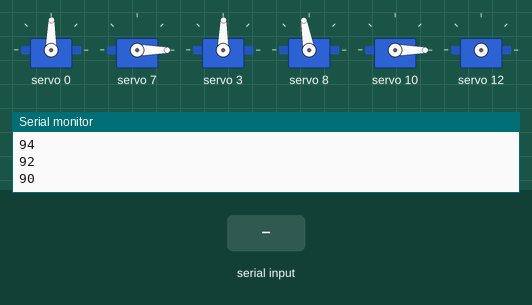
This sketch was run on a simulated Arduino Uno, built with avr-gcc and run on an emulated ATmega328P. Shown: 6 × servo, the last lines printed to the serial monitor. Inputs (shaded band) come from the test bench.

Above: at 11.9 s.
12.0 s: "p" received over Serial
At 14.7 s:
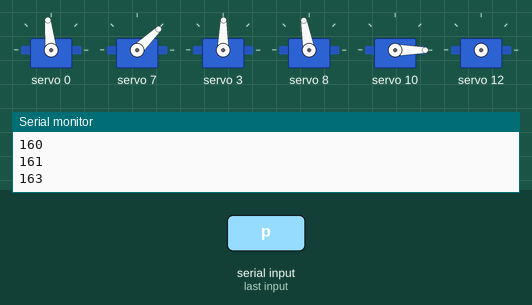
At 17.4 s:
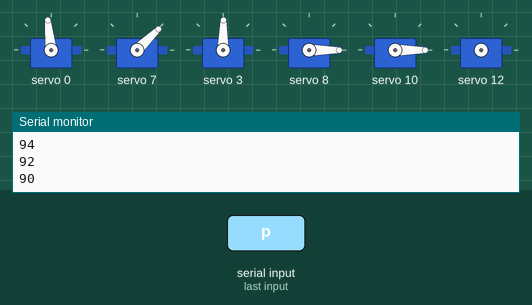
Timing chart, 0 to 31.6 s (numbered marks = the images above; inputs shaded):
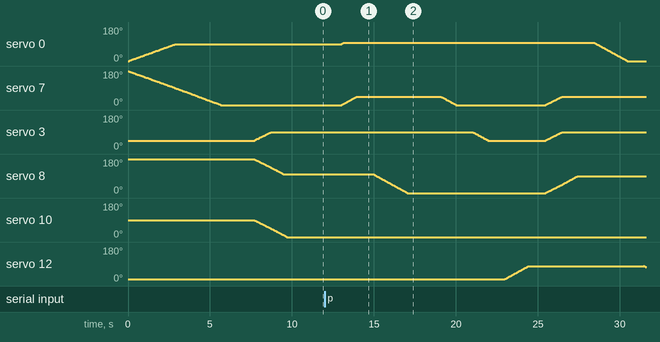

Measured:
- after the input at 12.0 s, servo 0: rises from 89° to 96° in 0.13 s, then falls to 0° in 17.3 s; servo 12: rises from 10° to 80° in 8.5 s, then falls to 74° in 0.11 s

The sketch:

msp432.ino
```cpp
//@Project: Pick and Place
//@Auther: Akash Dhamasia
//@DateCreated: 30-06-2018

#include <Wire.h>
#include <Adafruit_PWMServoDriver.h>

Adafruit_PWMServoDriver pwm = Adafruit_PWMServoDriver();

//#define MIN_PULSE_WIDTH 650
//#define MAX_PULSE_WIDTH 2350
//#define DEFAULT_PULSE_WIDTH 1500

#define MIN_PULSE_WIDTH       544     // the shortest pulse sent to a servo
#define MAX_PULSE_WIDTH      2400     // the longest pulse sent to a servo
#define DEFAULT_PULSE_WIDTH  1500
#define FREQUENCY 40

uint8_t base = 0;
uint8_t shoulder = 3;
uint8_t elbow = 7;
uint8_t wrist_rot = 8;
uint8_t wrist_ver = 10;
uint8_t gripper = 12;

int step_base = 0;
int step_shoulder = 45;
int step_elbow = 180;
int step_wrist_rot = 180;
int step_wrist_ver = 90;
int step_gripper = 10;

int base_angle = 0;
int shoulder_angle = 90; //initialise angle = 90; go front on decreasing angle
int elbow_angle = 0; // go up with increasing angles
int wrist_rot_angle = 0; // 0 is facing downward
int wrist_ver_angle = 0;
int gripper_angle = 180;  //0 is open

void setup() {

  Serial.begin(9600);
  pwm.begin();
  pwm.setPWMFreq(FREQUENCY);

  //Initialization functions and set up the initial position for Braccio
  //All the servo motors will be positioned in the "safety" position:
  //Base (M1):90 degrees
  //Shoulder (M2): 45 degrees
  //Elbow (M3): 180 degrees
  //Wrist vertical (M4): 180 degrees
  //Wrist rotation (M5): 90 degrees
  //gripper (M6): 10 degrees

  ServoMovement(30, 90, 45, 0, 180, 90,  10);
  delay(2000);

  initialise();
  //ServoMovement(20, 90, 45, 45, 0, 90,  10);
  //delay(1000);
}

int pulseWidth(int angle)

{
  int pulse_wide, analog_value;
  pulse_wide = map(angle, 0, 180, MIN_PULSE_WIDTH, MAX_PULSE_WIDTH);
  analog_value = int(float(pulse_wide) / 1000000 * FREQUENCY * 4096);
  Serial.println(analog_value);  return analog_value;
}

int ServoMovement(int stepDelay, int vBase, int vShoulder, int vElbow,int vWrist_ver, int vWrist_rot, int vgripper) {

  // Check values, to avoid dangerous positions for the Braccio
      if (stepDelay > 30) stepDelay = 30;
  if (stepDelay < 10) stepDelay = 10;
  if (vBase < 0) vBase=0;
  if (vBase > 180) vBase=180;
  if (vShoulder < 15) vShoulder=15;
  if (vShoulder > 165) vShoulder=165;
  if (vElbow < 0) vElbow=0;
  if (vElbow > 180) vElbow=180;
  if (vWrist_ver < 0) vWrist_ver=0;
  if (vWrist_ver > 180) vWrist_ver=180;
  if (vWrist_rot > 180) vWrist_rot=180;
  if (vWrist_rot < 0) vWrist_rot=0;
      if (vgripper < 10) vgripper = 10;
  if (vgripper > 73) vgripper = vgripper;

  int exit = 1;

  //Until the all motors are in the desired position
  while (exit)
  {
    //For each servo motor if next degree is not the same of the previuos than do the movement
    if (vBase != step_base)
    {
      //base.write(step_base);
      pwm.setPWM(base, 0, pulseWidth(step_base));

      //One step ahead
      if (vBase > step_base) {
        step_base++;
      }
      //One step beyond
      if (vBase < step_base) {
        step_base--;
      }
    }

    if (vShoulder != step_shoulder)
    {
      //shoulder.write(step_shoulder);
      pwm.setPWM(shoulder, 0, pulseWidth(step_shoulder));

      //One step ahead
      if (vShoulder > step_shoulder) {
        step_shoulder++;
      }
      //One step beyond
      if (vShoulder < step_shoulder) {
        step_shoulder--;
      }

    }

    if (vElbow != step_elbow)
    {
      //elbow.write(step_elbow);
      pwm.setPWM(elbow, 0, pulseWidth(step_elbow));

      //One step ahead
      if (vElbow > step_elbow) {
        step_elbow++;
      }
      //One step beyond
      if (vElbow < step_elbow) {
        step_elbow--;
      }

    }

    if (vWrist_ver != step_wrist_rot)
    {
      //wrist_rot.write(step_wrist_rot);
      pwm.setPWM(wrist_rot, 0, pulseWidth(step_wrist_rot));

      //One step ahead
      if (vWrist_ver > step_wrist_rot) {
        step_wrist_rot++;
      }
      //One step beyond
      if (vWrist_ver < step_wrist_rot) {
        step_wrist_rot--;
      }

    }

    if (vWrist_rot != step_wrist_ver)
    {
      //wrist_ver.write(step_wrist_ver);
      pwm.setPWM(wrist_ver, 0, pulseWidth(step_wrist_ver));

      //One step ahead
      if (vWrist_rot > step_wrist_ver) {
        step_wrist_ver++;
      }
      //One step beyond
      if (vWrist_rot < step_wrist_ver) {
        step_wrist_ver--;
      }
    }

    if (vgripper != step_gripper)
    {
      //gripper.write(step_gripper);
      pwm.setPWM(gripper, 0, pulseWidth(step_gripper));

      if (vgripper > step_gripper) {
        step_gripper++;
      }
      //One step beyond
      if (vgripper < step_gripper) {
        step_gripper--;
      }
    }

    //delay between each movement
    delay(stepDelay);

    //It checks if all the servo motors are in the desired position
    if ((vBase == step_base) && (vShoulder == step_shoulder)
        && (vElbow == step_elbow) && (vWrist_ver == step_wrist_rot)
        && (vWrist_rot == step_wrist_ver) && (vgripper == step_gripper)) {
      step_base = vBase;
      step_shoulder = vShoulder;
      step_elbow = vElbow;
      step_wrist_rot = vWrist_ver;
      step_wrist_ver = vWrist_rot;
      step_gripper = vgripper;
      exit = 0;
    } else {
      exit = 1;
    }
  }

  return 0;
}

int initialise()
{

  base_angle = 90;
  shoulder_angle = 90; //initialise angle = 90; go front on decreasing angle
  elbow_angle = 0; // go up with increasing angles
  wrist_rot_angle = 100; // 0 is facing downward
  wrist_ver_angle = 0;
  gripper_angle = 10;

  //(step delay, M1, M2, M3, M4, M5, M6);
  //Braccio.ServoMovement(20, 90, 90, 0, 100, 90,  0);

  ServoMovement(20, base_angle, shoulder_angle, elbow_angle, wrist_rot_angle, wrist_ver_angle,  gripper_angle);

  //Wait 1 second
  delay(1000);
  return 0;

}

int forward()
{

  shoulder_angle = shoulder_angle - 1;
  elbow_angle = elbow_angle + 1;

  if(shoulder_angle <= 45){
    shoulder_angle = 45;
  }

  if(elbow_angle >= 45 ){
    elbow_angle = 45;
  }

  ServoMovement(20, base_angle, shoulder_angle, elbow_angle, wrist_rot_angle, wrist_ver_angle,  gripper_angle);
  return 0;
}

int backward()
{

  shoulder_angle = shoulder_angle + 1;
  elbow_angle = elbow_angle - 1;

  if(shoulder_angle >= 90){
    shoulder_angle = 90;
  }

  if(elbow_angle <= 0 ){
    elbow_angle = 0;
  }

  ServoMovement(20, base_angle, shoulder_angle, elbow_angle, wrist_rot_angle, wrist_ver_angle,  gripper_angle);
  return 0;
}

int rotate_left()
{

  base_angle = base_angle - 1;

  if(base_angle <= 0){
    base_angle = 0;
  }

  ServoMovement(20, base_angle, shoulder_angle, elbow_angle, wrist_rot_angle, wrist_ver_angle,  gripper_angle);
  return 0;
}

int rotate_right()
{

  base_angle = base_angle + 1;

  if(base_angle >= 180){
    base_angle = 180;
  }

  ServoMovement(20, base_angle, shoulder_angle, elbow_angle, wrist_rot_angle, wrist_ver_angle,  gripper_angle);
  return 0;
}


int pickup()
{

  int temp_elbow_angle = 45;
  base_angle = base_angle + 7;

  ServoMovement(20, base_angle, shoulder_angle, temp_elbow_angle, wrist_rot_angle, 0,  gripper_angle);
  delay(1000);

  wrist_rot_angle = 0;
  ServoMovement(20, base_angle, shoulder_angle, temp_elbow_angle, wrist_rot_angle, 0,  gripper_angle);
  delay(1000);

  ServoMovement(20, base_angle, shoulder_angle, temp_elbow_angle, wrist_rot_angle, wrist_ver_angle,  gripper_angle);
  delay(1000);

  temp_elbow_angle = elbow_angle;
  ServoMovement(20, base_angle, shoulder_angle, temp_elbow_angle, wrist_rot_angle, wrist_ver_angle,  gripper_angle);
  delay(1000);

  int temp_shoulder_angle = 45;

  if(elbow_angle < 10){
  temp_shoulder_angle = 45;
  }

  ServoMovement(20, base_angle, temp_shoulder_angle, temp_elbow_angle, wrist_rot_angle, wrist_ver_angle,  gripper_angle);
  delay(1000);

  //Braccio.ServoMovement(20, 90,  35, elbow_angle, 0, 90,  10);
  //Wait 1 second
  //delay(1000);

  gripper_angle = 80;
  ServoMovement(20, base_angle, temp_shoulder_angle, temp_elbow_angle, wrist_rot_angle, wrist_ver_angle,  gripper_angle);
  delay(1000);

  wrist_rot_angle = 90;
  temp_elbow_angle = 45;
  elbow_angle = temp_elbow_angle;
  ServoMovement(20, base_angle, shoulder_angle, temp_elbow_angle, wrist_rot_angle, wrist_ver_angle,  gripper_angle);
  delay(1000);

  droppackage();
  return 0;
}

int droppackage()
{

  base_angle = 0;
  ServoMovement(20, base_angle, shoulder_angle, elbow_angle, wrist_rot_angle, wrist_ver_angle,  gripper_angle);
  delay(1000);

  gripper_angle = 10;
  ServoMovement(20, base_angle, shoulder_angle, elbow_angle, wrist_rot_angle, wrist_ver_angle,  gripper_angle);
  delay(1000);

  initialise();
  return 0;
}


void loop() {
   /*
   Step Delay: a milliseconds delay between the movement of each servo.  Allowed values from 10 to 30 msec.
   M1=base degrees. Allowed values from 0 to 180 degrees
   M2=shoulder degrees. Allowed values from 15 to 165 degrees
   M3=elbow degrees. Allowed values from 0 to 180 degrees
   M4=wrist vertical degrees. Allowed values from 0 to 180 degrees
   M5=wrist rotation degrees. Allowed values from 0 to 180 degrees
   M6=gripper degrees. Allowed values from 10 to 73 degrees. 10: the toungue is open, 73: the gripper is closed.
  */

  //Braccio.ServoMovement(20, 90, 45, 45, 0, 90,  0);

  if (Serial.available()) {

      char serialListener = Serial.read();
      if (serialListener == 'i') {

        initialise();
      }
      else if (serialListener == 'f') {

        forward();
        delay(10);
      }
      else if (serialListener == 'b') {

        backward();
        delay(10);
      }
      else if (serialListener == 'v') {

        rotate_left();
        delay(10);
      }
      else if (serialListener == 'r') {

        rotate_right();
        delay(10);
      }
      else if (serialListener == 'p') {

        delay(1000);

        if (Serial.available()){
           wrist_ver_angle = Serial.parseInt();
           wrist_ver_angle = 180 - wrist_ver_angle;
        }

        pickup();
        delay(10);
      }

  }

}
```
